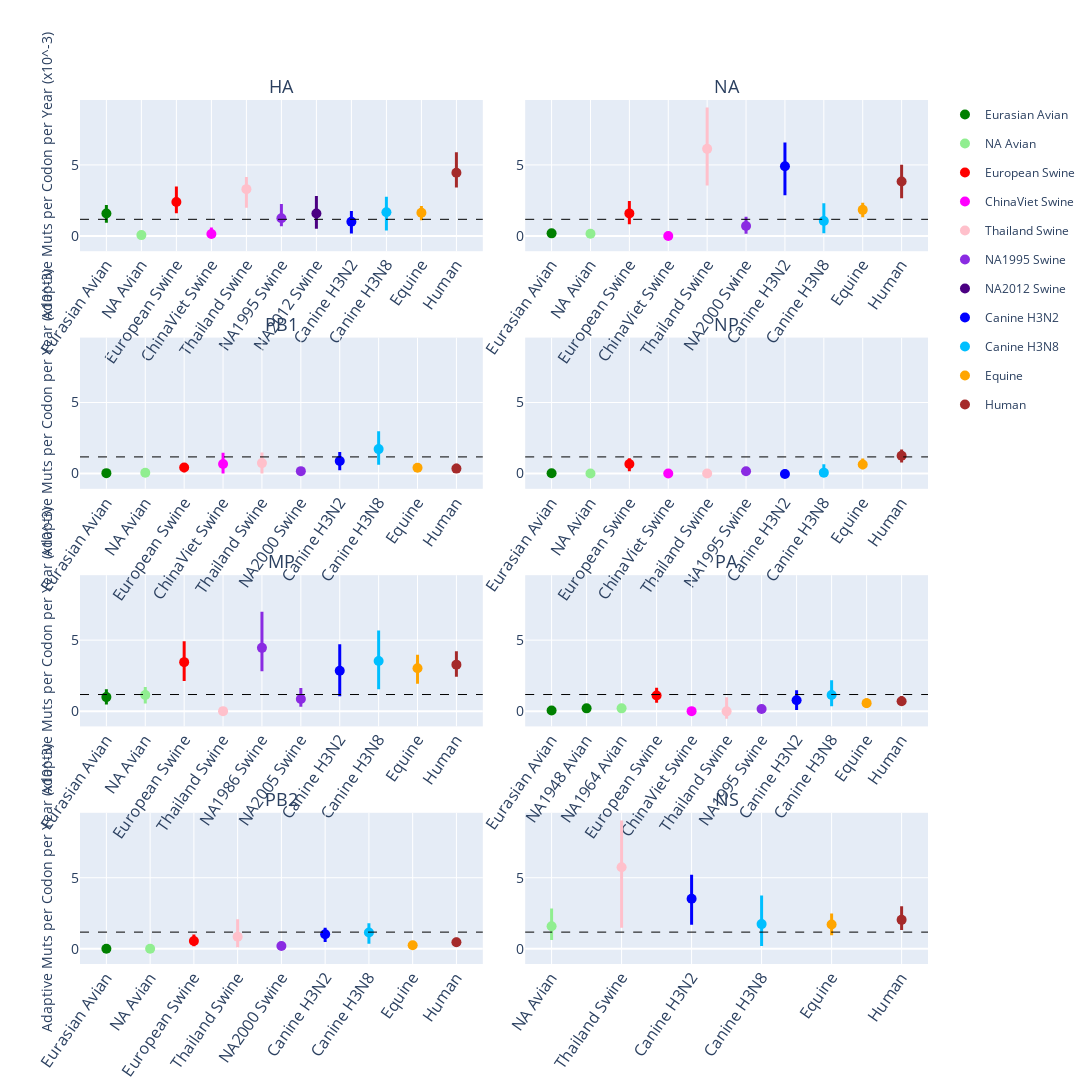

The notebook cell this image was saved under:
### Code cell
gene_order_map = [
    "HA",
    "NA",
    "PB1"
]

color_and_host_order_map = {
    'Eurasian\nAvian': 'green',
    'NA\nAvian': 'lightgreen',
    'NA1948\nAvian': 'green',
    'NA1964\nAvian': 'lightgreen',
    'European\nSwine': 'red',
    'ChinaViet\nSwine': 'magenta',
    'Thailand\nSwine': 'pink',
    'NA1986\nSwine': 'blueviolet',
    'NA1995\nSwine': 'blueviolet',
    'NA2000\nSwine': 'blueviolet',
    'NA2005\nSwine': 'blueviolet',
    'NA2012\nSwine': 'indigo',
    'Canine\nH3N2': 'blue',
    'Canine\nH3N8': 'deepskyblue',
    'Equine': 'orange',
    'Human': 'brown'
}

# Mapping new columns
df_to_use = df_all.copy()
df_to_use['color'] = df_to_use['host'].map(color_and_host_order_map)
df_to_use["host_order"] = df_to_use["host"].map({host:idx for idx,host in enumerate(color_and_host_order_map.keys())}).fillna(float("inf"))
df_to_use["gene_order"] = df_to_use["gene"].map({gene:idx for idx,gene in enumerate(gene_order_map)}).fillna(float("inf"))
df_to_use.sort_values(by=["host_order", "gene_order"], inplace=True)

genes = df_to_use["gene"].unique()
number_of_cols = 2
number_of_plots = df_all['gene'].nunique()
fig = make_subplots(
    subplot_titles=genes,
    rows=number_of_plots//number_of_cols, 
    cols=number_of_cols,
    shared_yaxes='all',
    vertical_spacing=0.1,
    horizontal_spacing = 0.05
)

for idx, gene in enumerate(genes, start=1):
    subset_df = df_to_use[df_to_use["gene"] == gene]
    
    for host in subset_df["host"].unique():
        
        sub_subset_df = subset_df[subset_df["host"] == host]
        
        fig.add_trace(
            go.Scatter(
                x=sub_subset_df["host"], 
                y=sub_subset_df["adaptive_subs_per_codon_per_year"],
                name=host,
                text=gene,
                marker=dict(
                    color=sub_subset_df["color"].values[0],
                    size=10
                ),
                mode = "markers",
                error_y=dict(
                    type = 'data',
                    array = sub_subset_df["upper_95ci"] - sub_subset_df["adaptive_subs_per_codon_per_year"],
                    arrayminus = sub_subset_df["adaptive_subs_per_codon_per_year"] - sub_subset_df["lower_95ci"],
                    visible = True,
                    color = sub_subset_df["color"].values[0],
                    width=0,
                    thickness=3
                ),
                legendgroup=host,
                showlegend= idx == 1
            ),
            #where it adds data
            row = (idx+1) // number_of_cols, 
            col = (idx-1) % number_of_cols + 1
        )
        
    #this makes the tick labels show for all plots
    getattr(fig.layout, 'yaxis' if idx - 1 == 0 else f'yaxis{idx}').showticklabels = True    


    #this makes the title appear next to each row
    if (idx-1) % number_of_cols + 1 == 1:
        getattr(fig.layout, 'yaxis' if idx - 1 == 0 else f'yaxis{idx}').title = r'Adaptive Muts per Codon per Year (x10^-3)'
        
fig.update_annotations(font_size=18)
            
fig.update_layout(
    width=1150,
    height=2000
)
fig.update_xaxes(tickangle=-55, tickfont_size=16)
fig.update_yaxes(tickfont_size=14)
fig.add_hline(y=1.17, line_width=1, line_dash="dash", line_color="black")
    
fig.show()

### Figure 1 — Plotly figure (JSON) as saved in the notebook; plotly's stock layout.template omitted (floating-point values rounded to 4 significant figures)
{"data": [{"error_y": {"array": [0.5911], "arrayminus": [0.651], "color": "green", "thickness": 3, "type": "data", "visible": true, "width": 0}, "legendgroup": "Eurasian\nAvian", "marker": {"color": "green", "size": 10}, "mode": "markers", "name": "Eurasian\nAvian", "showlegend": true, "text": "HA", "type": "scatter", "x": ["Eurasian\nAvian"], "xaxis": "x", "y": [1.585], "yaxis": "y"}, {"error_y": {"array": [0.107], "arrayminus": [0.05909], "color": "lightgreen", "thickness": 3, "type": "data", "visible": true, "width": 0}, "legendgroup": "NA\nAvian", "marker": {"color": "lightgreen", "size": 10}, "mode": "markers", "name": "NA\nAvian", "showlegend": true, "text": "HA", "type": "scatter", "x": ["NA\nAvian"], "xaxis": "x", "y": [0.05909], "yaxis": "y"}, {"error_y": {"array": [1.095], "arrayminus": [0.7975], "color": "red", "thickness": 3, "type": "data", "visible": true, "width": 0}, "legendgroup": "European\nSwine", "marker": {"color": "red", "size": 10}, "mode": "markers", "name": "European\nSwine", "showlegend": true, "text": "HA", "type": "scatter", "x": ["European\nSwine"], "xaxis": "x", "y": [2.391], "yaxis": "y"}, {"error_y": {"array": [0.4486], "arrayminus": [0.1373], "color": "magenta", "thickness": 3, "type": "data", "visible": true, "width": 0}, "legendgroup": "ChinaViet\nSwine", "marker": {"color": "magenta", "size": 10}, "mode": "markers", "name": "ChinaViet\nSwine", "showlegend": true, "text": "HA", "type": "scatter", "x": ["ChinaViet\nSwine"], "xaxis": "x", "y": [0.1373], "yaxis": "y"}, {"error_y": {"array": [0.8489], "arrayminus": [1.3], "color": "pink", "thickness": 3, "type": "data", "visible": true, "width": 0}, "legendgroup": "Thailand\nSwine", "marker": {"color": "pink", "size": 10}, "mode": "markers", "name": "Thailand\nSwine", "showlegend": true, "text": "HA", "type": "scatter", "x": ["Thailand\nSwine"], "xaxis": "x", "y": [3.294], "yaxis": "y"}, {"error_y": {"array": [1.014], "arrayminus": [0.5504], "color": "blueviolet", "thickness": 3, "type": "data", "visible": true, "width": 0}, "legendgroup": "NA1995\nSwine", "marker": {"color": "blueviolet", "size": 10}, "mode": "markers", "name": "NA1995\nSwine", "showlegend": true, "text": "HA", "type": "scatter", "x": ["NA1995\nSwine"], "xaxis": "x", "y": [1.24], "yaxis": "y"}, {"error_y": {"array": [1.236], "arrayminus": [1.079], "color": "indigo", "thickness": 3, "type": "data", "visible": true, "width": 0}, "legendgroup": "NA2012\nSwine", "marker": {"color": "indigo", "size": 10}, "mode": "markers", "name": "NA2012\nSwine", "showlegend": true, "text": "HA", "type": "scatter", "x": ["NA2012\nSwine"], "xaxis": "x", "y": [1.578], "yaxis": "y"}, {"error_y": {"array": [0.7631], "arrayminus": [0.8174], "color": "blue", "thickness": 3, "type": "data", "visible": true, "width": 0}, "legendgroup": "Canine\nH3N2", "marker": {"color": "blue", "size": 10}, "mode": "markers", "name": "Canine\nH3N2", "showlegend": true, "text": "HA", "type": "scatter", "x": ["Canine\nH3N2"], "xaxis": "x", "y": [0.9956], "yaxis": "y"}, {"error_y": {"array": [1.098], "arrayminus": [1.286], "color": "deepskyblue", "thickness": 3, "type": "data", "visible": true, "width": 0}, "legendgroup": "Canine\nH3N8", "marker": {"color": "deepskyblue", "size": 10}, "mode": "markers", "name": "Canine\nH3N8", "showlegend": true, "text": "HA", "type": "scatter", "x": ["Canine\nH3N8"], "xaxis": "x", "y": [1.665], "yaxis": "y"}, {"error_y": {"array": [0.4828], "arrayminus": [0.5367], "color": "orange", "thickness": 3, "type": "data", "visible": true, "width": 0}, "legendgroup": "Equine", "marker": {"color": "orange", "size": 10}, "mode": "markers", "name": "Equine", "showlegend": true, "text": "HA", "type": "scatter", "x": ["Equine"], "xaxis": "x", "y": [1.633], "yaxis": "y"}, {"error_y": {"array": [1.433], "arrayminus": [1.049], "color": "brown", "thickness": 3, "type": "data", "visible": true, "width": 0}, "legendgroup": "Human", "marker": {"color": "brown", "size": 10}, "mode": "markers", "name": "Human", "showlegend": true, "text": "HA", "type": "scatter", "x": ["Human"], "xaxis": "x", "y": [4.453], "yaxis": "y"}, {"error_y": {"array": [0.1792], "arrayminus": [0.1584], "color": "green", "thickness": 3, "type": "data", "visible": true, "width": 0}, "legendgroup": "Eurasian\nAvian", "marker": {"color": "green", "size": 10}, "mode": "markers", "name": "Eurasian\nAvian", "showlegend": false, "text": "NA", "type": "scatter", "x": ["Eurasian\nAvian"], "xaxis": "x2", "y": [0.1827], "yaxis": "y2"}, {"error_y": {"array": [0.2118], "arrayminus": [0.1504], "color": "lightgreen", "thickness": 3, "type": "data", "visible": true, "width": 0}, "legendgroup": "NA\nAvian", "marker": {"color": "lightgreen", "size": 10}, "mode": "markers", "name": "NA\nAvian", "showlegend": false, "text": "NA", "type": "scatter", "x": ["NA\nAvian"], "xaxis": "x2", "y": [0.1544], "yaxis": "y2"}, {"error_y": {"array": [0.877], "arrayminus": [0.7594], "color": "red", "thickness": 3, "type": "data", "visible": true, "width": 0}, "legendgroup": "European\nSwine", "marker": {"color": "red", "size": 10}, "mode": "markers", "name": "European\nSwine", "showlegend": false, "text": "NA", "type": "scatter", "x": ["European\nSwine"], "xaxis": "x2", "y": [1.587], "yaxis": "y2"}, {"error_y": {"array": [0], "arrayminus": [0], "color": "magenta", "thickness": 3, "type": "data", "visible": true, "width": 0}, "legendgroup": "ChinaViet\nSwine", "marker": {"color": "magenta", "size": 10}, "mode": "markers", "name": "ChinaViet\nSwine", "showlegend": false, "text": "NA", "type": "scatter", "x": ["ChinaViet\nSwine"], "xaxis": "x2", "y": [0], "yaxis": "y2"}, {"error_y": {"array": [2.908], "arrayminus": [2.589], "color": "pink", "thickness": 3, "type": "data", "visible": true, "width": 0}, "legendgroup": "Thailand\nSwine", "marker": {"color": "pink", "size": 10}, "mode": "markers", "name": "Thailand\nSwine", "showlegend": false, "text": "NA", "type": "scatter", "x": ["Thailand\nSwine"], "xaxis": "x2", "y": [6.132], "yaxis": "y2"}, {"error_y": {"array": [0.6598], "arrayminus": [0.547], "color": "blueviolet", "thickness": 3, "type": "data", "visible": true, "width": 0}, "legendgroup": "NA2000\nSwine", "marker": {"color": "blueviolet", "size": 10}, "mode": "markers", "name": "NA2000\nSwine", "showlegend": false, "text": "NA", "type": "scatter", "x": ["NA2000\nSwine"], "xaxis": "x2", "y": [0.6938], "yaxis": "y2"}, {"error_y": {"array": [1.683], "arrayminus": [2.041], "color": "blue", "thickness": 3, "type": "data", "visible": true, "width": 0}, "legendgroup": "Canine\nH3N2", "marker": {"color": "blue", "size": 10}, "mode": "markers", "name": "Canine\nH3N2", "showlegend": false, "text": "NA", "type": "scatter", "x": ["Canine\nH3N2"], "xaxis": "x2", "y": [4.902], "yaxis": "y2"}, {"error_y": {"array": [1.255], "arrayminus": [0.866], "color": "deepskyblue", "thickness": 3, "type": "data", "visible": true, "width": 0}, "legendgroup": "Canine\nH3N8", "marker": {"color": "deepskyblue", "size": 10}, "mode": "markers", "name": "Canine\nH3N8", "showlegend": false, "text": "NA", "type": "scatter", "x": ["Canine\nH3N8"], "xaxis": "x2", "y": [1.05], "yaxis": "y2"}, {"error_y": {"array": [0.5014], "arrayminus": [0.5123], "color": "orange", "thickness": 3, "type": "data", "visible": true, "width": 0}, "legendgroup": "Equine", "marker": {"color": "orange", "size": 10}, "mode": "markers", "name": "Equine", "showlegend": false, "text": "NA", "type": "scatter", "x": ["Equine"], "xaxis": "x2", "y": [1.836], "yaxis": "y2"}, {"error_y": {"array": [1.177], "arrayminus": [1.187], "color": "brown", "thickness": 3, "type": "data", "visible": true, "width": 0}, "legendgroup": "Human", "marker": {"color": "brown", "size": 10}, "mode": "markers", "name": "Human", "showlegend": false, "text": "NA", "type": "scatter", "x": ["Human"], "xaxis": "x2", "y": [3.839], "yaxis": "y2"}, {"error_y": {"array": [0.06405], "arrayminus": [0.02729], "color": "green", "thickness": 3, "type": "data", "visible": true, "width": 0}, "legendgroup": "Eurasian\nAvian", "marker": {"color": "green", "size": 10}, "mode": "markers", "name": "Eurasian\nAvian", "showlegend": false, "text": "PB1", "type": "scatter", "x": ["Eurasian\nAvian"], "xaxis": "x3", "y": [0.02729], "yaxis": "y3"}, {"error_y": {"array": [0.05755], "arrayminus": [0.05675], "color": "lightgreen", "thickness": 3, "type": "data", "visible": true, "width": 0}, "legendgroup": "NA\nAvian", "marker": {"color": "lightgreen", "size": 10}, "mode": "markers", "name": "NA\nAvian", "showlegend": false, "text": "PB1", "type": "scatter", "x": ["NA\nAvian"], "xaxis": "x3", "y": [0.05665], "yaxis": "y3"}, {"error_y": {"array": [0.2935], "arrayminus": [0.3374], "color": "red", "thickness": 3, "type": "data", "visible": true, "width": 0}, "legendgroup": "European\nSwine", "marker": {"color": "red", "size": 10}, "mode": "markers", "name": "European\nSwine", "showlegend": false, "text": "PB1", "type": "scatter", "x": ["European\nSwine"], "xaxis": "x3", "y": [0.4302], "yaxis": "y3"}, {"error_y": {"array": [0.7979], "arrayminus": [0.6697], "color": "magenta", "thickness": 3, "type": "data", "visible": true, "width": 0}, "legendgroup": "ChinaViet\nSwine", "marker": {"color": "magenta", "size": 10}, "mode": "markers", "name": "ChinaViet\nSwine", "showlegend": false, "text": "PB1", "type": "scatter", "x": ["ChinaViet\nSwine"], "xaxis": "x3", "y": [0.6697], "yaxis": "y3"}, {"error_y": {"array": [0.7457], "arrayminus": [0.7342], "color": "pink", "thickness": 3, "type": "data", "visible": true, "width": 0}, "legendgroup": "Thailand\nSwine", "marker": {"color": "pink", "size": 10}, "mode": "markers", "name": "Thailand\nSwine", "showlegend": false, "text": "PB1", "type": "scatter", "x": ["Thailand\nSwine"], "xaxis": "x3", "y": [0.7342], "yaxis": "y3"}, {"error_y": {"array": [0.2734], "arrayminus": [0.1681], "color": "blueviolet", "thickness": 3, "type": "data", "visible": true, "width": 0}, "legendgroup": "NA2000\nSwine", "marker": {"color": "blueviolet", "size": 10}, "mode": "markers", "name": "NA2000\nSwine", "showlegend": false, "text": "PB1", "type": "scatter", "x": ["NA2000\nSwine"], "xaxis": "x3", "y": [0.1681], "yaxis": "y3"}, {"error_y": {"array": [0.6371], "arrayminus": [0.6606], "color": "blue", "thickness": 3, "type": "data", "visible": true, "width": 0}, "legendgroup": "Canine\nH3N2", "marker": {"color": "blue", "size": 10}, "mode": "markers", "name": "Canine\nH3N2", "showlegend": false, "text": "PB1", "type": "scatter", "x": ["Canine\nH3N2"], "xaxis": "x3", "y": [0.8878], "yaxis": "y3"}, {"error_y": {"array": [1.252], "arrayminus": [1.098], "color": "deepskyblue", "thickness": 3, "type": "data", "visible": true, "width": 0}, "legendgroup": "Canine\nH3N8", "marker": {"color": "deepskyblue", "size": 10}, "mode": "markers", "name": "Canine\nH3N8", "showlegend": false, "text": "PB1", "type": "scatter", "x": ["Canine\nH3N8"], "xaxis": "x3", "y": [1.721], "yaxis": "y3"}, {"error_y": {"array": [0.3085], "arrayminus": [0.2098], "color": "orange", "thickness": 3, "type": "data", "visible": true, "width": 0}, "legendgroup": "Equine", "marker": {"color": "orange", "size": 10}, "mode": "markers", "name": "Equine", "showlegend": false, "text": "PB1", "type": "scatter", "x": ["Equine"], "xaxis": "x3", "y": [0.4024], "yaxis": "y3"}, {"error_y": {"array": [0.3488], "arrayminus": [0.3042], "color": "brown", "thickness": 3, "type": "data", "visible": true, "width": 0}, "legendgroup": "Human", "marker": {"color": "brown", "size": 10}, "mode": "markers", "name": "Human", "showlegend": false, "text": "PB1", "type": "scatter", "x": ["Human"], "xaxis": "x3", "y": [0.3475], "yaxis": "y3"}, {"error_y": {"array": [0.04462], "arrayminus": [0.01737], "color": "green", "thickness": 3, "type": "data", "visible": true, "width": 0}, "legendgroup": "Eurasian\nAvian", "marker": {"color": "green", "size": 10}, "mode": "markers", "name": "Eurasian\nAvian", "showlegend": false, "text": "NP", "type": "scatter", "x": ["Eurasian\nAvian"], "xaxis": "x4", "y": [0.01737], "yaxis": "y4"}, {"error_y": {"array": [0.0007205], "arrayminus": [0.001533], "color": "lightgreen", "thickness": 3, "type": "data", "visible": true, "width": 0}, "legendgroup": "NA\nAvian", "marker": {"color": "lightgreen", "size": 10}, "mode": "markers", "name": "NA\nAvian", "showlegend": false, "text": "NP", "type": "scatter", "x": ["NA\nAvian"], "xaxis": "x4", "y": [-0.0007205], "yaxis": "y4"}, {"error_y": {"array": [0.3916], "arrayminus": [0.508], "color": "red", "thickness": 3, "type": "data", "visible": true, "width": 0}, "legendgroup": "European\nSwine", "marker": {"color": "red", "size": 10}, "mode": "markers", "name": "European\nSwine", "showlegend": false, "text": "NP", "type": "scatter", "x": ["European\nSwine"], "xaxis": "x4", "y": [0.6772], "yaxis": "y4"}, {"error_y": {"array": [0], "arrayminus": [0], "color": "magenta", "thickness": 3, "type": "data", "visible": true, "width": 0}, "legendgroup": "ChinaViet\nSwine", "marker": {"color": "magenta", "size": 10}, "mode": "markers", "name": "ChinaViet\nSwine", "showlegend": false, "text": "NP", "type": "scatter", "x": ["ChinaViet\nSwine"], "xaxis": "x4", "y": [0], "yaxis": "y4"}, {"error_y": {"array": [0], "arrayminus": [0], "color": "pink", "thickness": 3, "type": "data", "visible": true, "width": 0}, "legendgroup": "Thailand\nSwine", "marker": {"color": "pink", "size": 10}, "mode": "markers", "name": "Thailand\nSwine", "showlegend": false, "text": "NP", "type": "scatter", "x": ["Thailand\nSwine"], "xaxis": "x4", "y": [0], "yaxis": "y4"}, {"error_y": {"array": [0.2411], "arrayminus": [0.1556], "color": "blueviolet", "thickness": 3, "type": "data", "visible": true, "width": 0}, "legendgroup": "NA1995\nSwine", "marker": {"color": "blueviolet", "size": 10}, "mode": "markers", "name": "NA1995\nSwine", "showlegend": false, "text": "NP", "type": "scatter", "x": ["NA1995\nSwine"], "xaxis": "x4", "y": [0.1556], "yaxis": "y4"}, {"error_y": {"array": [0.3019], "arrayminus": [0.174], "color": "blue", "thickness": 3, "type": "data", "visible": true, "width": 0}, "legendgroup": "Canine\nH3N2", "marker": {"color": "blue", "size": 10}, "mode": "markers", "name": "Canine\nH3N2", "showlegend": false, "text": "NP", "type": "scatter", "x": ["Canine\nH3N2"], "xaxis": "x4", "y": [-0.03264], "yaxis": "y4"}, {"error_y": {"array": [0.5869], "arrayminus": [0.06352], "color": "deepskyblue", "thickness": 3, "type": "data", "visible": true, "width": 0}, "legendgroup": "Canine\nH3N8", "marker": {"color": "deepskyblue", "size": 10}, "mode": "markers", "name": "Canine\nH3N8", "showlegend": false, "text": "NP", "type": "scatter", "x": ["Canine\nH3N8"], "xaxis": "x4", "y": [0.06352], "yaxis": "y4"}, {"error_y": {"array": [0.4286], "arrayminus": [0.3343], "color": "orange", "thickness": 3, "type": "data", "visible": true, "width": 0}, "legendgroup": "Equine", "marker": {"color": "orange", "size": 10}, "mode": "markers", "name": "Equine", "showlegend": false, "text": "NP", "type": "scatter", "x": ["Equine"], "xaxis": "x4", "y": [0.633], "yaxis": "y4"}, {"error_y": {"array": [0.4429], "arrayminus": [0.4712], "color": "brown", "thickness": 3, "type": "data", "visible": true, "width": 0}, "legendgroup": "Human", "marker": {"color": "brown", "size": 10}, "mode": "markers", "name": "Human", "showlegend": false, "text": "NP", "type": "scatter", "x": ["Human"], "xaxis": "x4", "y": [1.248], "yaxis": "y4"}, {"error_y": {"array": [0.558], "arrayminus": [0.5272], "color": "green", "thickness": 3, "type": "data", "visible": true, "width": 0}, "legendgroup": "Eurasian\nAvian", "marker": {"color": "green", "size": 10}, "mode": "markers", "name": "Eurasian\nAvian", "showlegend": false, "text": "MP", "type": "scatter", "x": ["Eurasian\nAvian"], "xaxis": "x5", "y": [0.9867], "yaxis": "y5"}, {"error_y": {"array": [0.5689], "arrayminus": [0.5957], "color": "lightgreen", "thickness": 3, "type": "data", "visible": true, "width": 0}, "legendgroup": "NA\nAvian", "marker": {"color": "lightgreen", "size": 10}, "mode": "markers", "name": "NA\nAvian", "showlegend": false, "text": "MP", "type": "scatter", "x": ["NA\nAvian"], "xaxis": "x5", "y": [1.135], "yaxis": "y5"}, {"error_y": {"array": [1.472], "arrayminus": [1.324], "color": "red", "thickness": 3, "type": "data", "visible": true, "width": 0}, "legendgroup": "European\nSwine", "marker": {"color": "red", "size": 10}, "mode": "markers", "name": "European\nSwine", "showlegend": false, "text": "MP", "type": "scatter", "x": ["European\nSwine"], "xaxis": "x5", "y": [3.45], "yaxis": "y5"}, {"error_y": {"array": [8.674e-17], "arrayminus": [8.674e-17], "color": "pink", "thickness": 3, "type": "data", "visible": true, "width": 0}, "legendgroup": "Thailand\nSwine", "marker": {"color": "pink", "size": 10}, "mode": "markers", "name": "Thailand\nSwine", "showlegend": false, "text": "MP", "type": "scatter", "x": ["Thailand\nSwine"], "xaxis": "x5", "y": [0], "yaxis": "y5"}, {"error_y": {"array": [2.547], "arrayminus": [1.652], "color": "blueviolet", "thickness": 3, "type": "data", "visible": true, "width": 0}, "legendgroup": "NA1986\nSwine", "marker": {"color": "blueviolet", "size": 10}, "mode": "markers", "name": "NA1986\nSwine", "showlegend": false, "text": "MP", "type": "scatter", "x": ["NA1986\nSwine"], "xaxis": "x5", "y": [4.456], "yaxis": "y5"}, {"error_y": {"array": [0.7796], "arrayminus": [0.5566], "color": "blueviolet", "thickness": 3, "type": "data", "visible": true, "width": 0}, "legendgroup": "NA2005\nSwine", "marker": {"color": "blueviolet", "size": 10}, "mode": "markers", "name": "NA2005\nSwine", "showlegend": false, "text": "MP", "type": "scatter", "x": ["NA2005\nSwine"], "xaxis": "x5", "y": [0.8581], "yaxis": "y5"}, {"error_y": {"array": [1.871], "arrayminus": [1.798], "color": "blue", "thickness": 3, "type": "data", "visible": true, "width": 0}, "legendgroup": "Canine\nH3N2", "marker": {"color": "blue", "size": 10}, "mode": "markers", "name": "Canine\nH3N2", "showlegend": false, "text": "MP", "type": "scatter", "x": ["Canine\nH3N2"], "xaxis": "x5", "y": [2.841], "yaxis": "y5"}, {"error_y": {"array": [2.142], "arrayminus": [1.992], "color": "deepskyblue", "thickness": 3, "type": "data", "visible": true, "width": 0}, "legendgroup": "Canine\nH3N8", "marker": {"color": "deepskyblue", "size": 10}, "mode": "markers", "name": "Canine\nH3N8", "showlegend": false, "text": "MP", "type": "scatter", "x": ["Canine\nH3N8"], "xaxis": "x5", "y": [3.534], "yaxis": "y5"}, {"error_y": {"array": [0.9599], "arrayminus": [1.086], "color": "orange", "thickness": 3, "type": "data", "visible": true, "width": 0}, "legendgroup": "Equine", "marker": {"color": "orange", "size": 10}, "mode": "markers", "name": "Equine", "showlegend": false, "text": "MP", "type": "scatter", "x": ["Equine"], "xaxis": "x5", "y": [3.015], "yaxis": "y5"}, {"error_y": {"array": [0.9403], "arrayminus": [0.8453], "color": "brown", "thickness": 3, "type": "data", "visible": true, "width": 0}, "legendgroup": "Human", "marker": {"color": "brown", "size": 10}, "mode": "markers", "name": "Human", "showlegend": false, "text": "MP", "type": "scatter", "x": ["Human"], "xaxis": "x5", "y": [3.275], "yaxis": "y5"}, {"error_y": {"array": [0.08441], "arrayminus": [0.03896], "color": "green", "thickness": 3, "type": "data", "visible": true, "width": 0}, "legendgroup": "Eurasian\nAvian", "marker": {"color": "green", "size": 10}, "mode": "markers", "name": "Eurasian\nAvian", "showlegend": false, "text": "PA", "type": "scatter", "x": ["Eurasian\nAvian"], "xaxis": "x6", "y": [0.03856], "yaxis": "y6"}, {"error_y": {"array": [0.1784], "arrayminus": [0.1685], "color": "green", "thickness": 3, "type": "data", "visible": true, "width": 0}, "legendgroup": "NA1948\nAvian", "marker": {"color": "green", "size": 10}, "mode": "markers", "name": "NA1948\nAvian", "showlegend": false, "text": "PA", "type": "scatter", "x": ["NA1948\nAvian"], "xaxis": "x6", "y": [0.1965], "yaxis": "y6"}, {"error_y": {"array": [0.1679], "arrayminus": [0.16], "color": "lightgreen", "thickness": 3, "type": "data", "visible": true, "width": 0}, "legendgroup": "NA1964\nAvian", "marker": {"color": "lightgreen", "size": 10}, "mode": "markers", "name": "NA1964\nAvian", "showlegend": false, "text": "PA", "type": "scatter", "x": ["NA1964\nAvian"], "xaxis": "x6", "y": [0.196], "yaxis": "y6"}, {"error_y": {"array": [0.5424], "arrayminus": [0.5083], "color": "red", "thickness": 3, "type": "data", "visible": true, "width": 0}, "legendgroup": "European\nSwine", "marker": {"color": "red", "size": 10}, "mode": "markers", "name": "European\nSwine", "showlegend": false, "text": "PA", "type": "scatter", "x": ["European\nSwine"], "xaxis": "x6", "y": [1.1], "yaxis": "y6"}, {"error_y": {"array": [0], "arrayminus": [0], "color": "magenta", "thickness": 3, "type": "data", "visible": true, "width": 0}, "legendgroup": "ChinaViet\nSwine", "marker": {"color": "magenta", "size": 10}, "mode": "markers", "name": "ChinaViet\nSwine", "showlegend": false, "text": "PA", "type": "scatter", "x": ["ChinaViet\nSwine"], "xaxis": "x6", "y": [0], "yaxis": "y6"}, {"error_y": {"array": [0.9861], "arrayminus": [0.528], "color": "pink", "thickness": 3, "type": "data", "visible": true, "width": 0}, "legendgroup": "Thailand\nSwine", "marker": {"color": "pink", "size": 10}, "mode": "markers", "name": "Thailand\nSwine", "showlegend": false, "text": "PA", "type": "scatter", "x": ["Thailand\nSwine"], "xaxis": "x6", "y": [-0.01489], "yaxis": "y6"}, {"error_y": {"array": [0.2646], "arrayminus": [0.1464], "color": "blueviolet", "thickness": 3, "type": "data", "visible": true, "width": 0}, "legendgroup": "NA1995\nSwine", "marker": {"color": "blueviolet", "size": 10}, "mode": "markers", "name": "NA1995\nSwine", "showlegend": false, "text": "PA", "type": "scatter", "x": ["NA1995\nSwine"], "xaxis": "x6", "y": [0.1464], "yaxis": "y6"}, {"error_y": {"array": [0.704], "arrayminus": [0.6834], "color": "blue", "thickness": 3, "type": "data", "visible": true, "width": 0}, "legendgroup": "Canine\nH3N2", "marker": {"color": "blue", "size": 10}, "mode": "markers", "name": "Canine\nH3N2", "showlegend": false, "text": "PA", "type": "scatter", "x": ["Canine\nH3N2"], "xaxis": "x6", "y": [0.7717], "yaxis": "y6"}, {"error_y": {"array": [1.041], "arrayminus": [0.7919], "color": "deepskyblue", "thickness": 3, "type": "data", "visible": true, "width": 0}, "legendgroup": "Canine\nH3N8", "marker": {"color": "deepskyblue", "size": 10}, "mode": "markers", "name": "Canine\nH3N8", "showlegend": false, "text": "PA", "type": "scatter", "x": ["Canine\nH3N8"], "xaxis": "x6", "y": [1.141], "yaxis": "y6"}, {"error_y": {"array": [0.3436], "arrayminus": [0.2964], "color": "orange", "thickness": 3, "type": "data", "visible": true, "width": 0}, "legendgroup": "Equine", "marker": {"color": "orange", "size": 10}, "mode": "markers", "name": "Equine", "showlegend": false, "text": "PA", "type": "scatter", "x": ["Equine"], "xaxis": "x6", "y": [0.5635], "yaxis": "y6"}, {"error_y": {"array": [0.3677], "arrayminus": [0.2525], "color": "brown", "thickness": 3, "type": "data", "visible": true, "width": 0}, "legendgroup": "Human", "marker": {"color": "brown", "size": 10}, "mode": "markers", "name": "Human", "showlegend": false, "text": "PA", "type": "scatter", "x": ["Human"], "xaxis": "x6", "y": [0.6904], "yaxis": "y6"}, {"error_y": {"array": [0], "arrayminus": [0], "color": "green", "thickness": 3, "type": "data", "visible": true, "width": 0}, "legendgroup": "Eurasian\nAvian", "marker": {"color": "green", "size": 10}, "mode": "markers", "name": "Eurasian\nAvian", "showlegend": false, "text": "PB2", "type": "scatter", "x": ["Eurasian\nAvian"], "xaxis": "x7", "y": [0], "yaxis": "y7"}, {"error_y": {"array": [0.001314], "arrayminus": [0.0004989], "color": "lightgreen", "thickness": 3, "type": "data", "visible": true, "width": 0}, "legendgroup": "NA\nAvian", "marker": {"color": "lightgreen", "size": 10}, "mode": "markers", "name": "NA\nAvian", "showlegend": false, "text": "PB2", "type": "scatter", "x": ["NA\nAvian"], "xaxis": "x7", "y": [0.0004989], "yaxis": "y7"}, {"error_y": {"array": [0.4585], "arrayminus": [0.3635], "color": "red", "thickness": 3, "type": "data", "visible": true, "width": 0}, "legendgroup": "European\nSwine", "marker": {"color": "red", "size": 10}, "mode": "markers", "name": "European\nSwine", "showlegend": false, "text": "PB2", "type": "scatter", "x": ["European\nSwine"], "xaxis": "x7", "y": [0.5446], "yaxis": "y7"}, {"error_y": {"array": [1.222], "arrayminus": [0.7399], "color": "pink", "thickness": 3, "type": "data", "visible": true, "width": 0}, "legendgroup": "Thailand\nSwine", "marker": {"color": "pink", "size": 10}, "mode": "markers", "name": "Thailand\nSwine", "showlegend": false, "text": "PB2", "type": "scatter", "x": ["Thailand\nSwine"], "xaxis": "x7", "y": [0.8493], "yaxis": "y7"}, {"error_y": {"array": [0.2557], "arrayminus": [0.1305], "color": "blueviolet", "thickness": 3, "type": "data", "visible": true, "width": 0}, "legendgroup": "NA2000\nSwine", "marker": {"color": "blueviolet", "size": 10}, "mode": "markers", "name": "NA2000\nSwine", "showlegend": false, "text": "PB2", "type": "scatter", "x": ["NA2000\nSwine"], "xaxis": "x7", "y": [0.1871], "yaxis": "y7"}, {"error_y": {"array": [0.4657], "arrayminus": [0.5487], "color": "blue", "thickness": 3, "type": "data", "visible": true, "width": 0}, "legendgroup": "Canine\nH3N2", "marker": {"color": "blue", "size": 10}, "mode": "markers", "name": "Canine\nH3N2", "showlegend": false, "text": "PB2", "type": "scatter", "x": ["Canine\nH3N2"], "xaxis": "x7", "y": [1.015], "yaxis": "y7"}, {"error_y": {"array": [0.6499], "arrayminus": [0.788], "color": "deepskyblue", "thickness": 3, "type": "data", "visible": true, "width": 0}, "legendgroup": "Canine\nH3N8", "marker": {"color": "deepskyblue", "size": 10}, "mode": "markers", "name": "Canine\nH3N8", "showlegend": false, "text": "PB2", "type": "scatter", "x": ["Canine\nH3N8"], "xaxis": "x7", "y": [1.141], "yaxis": "y7"}, {"error_y": {"array": [0.2067], "arrayminus": [0.1428], "color": "orange", "thickness": 3, "type": "data", "visible": true, "width": 0}, "legendgroup": "Equine", "marker": {"color": "orange", "size": 10}, "mode": "markers", "name": "Equine", "showlegend": false, "text": "PB2", "type": "scatter", "x": ["Equine"], "xaxis": "x7", "y": [0.2475], "yaxis": "y7"}, {"error_y": {"array": [0.3259], "arrayminus": [0.3027], "color": "brown", "thickness": 3, "type": "data", "visible": true, "width": 0}, "legendgroup": "Human", "marker": {"color": "brown", "size": 10}, "mode": "markers", "name": "Human", "showlegend": false, "text": "PB2", "type": "scatter", "x": ["Human"], "xaxis": "x7", "y": [0.4524], "yaxis": "y7"}, {"error_y": {"array": [1.237], "arrayminus": [0.973], "color": "lightgreen", "thickness": 3, "type": "data", "visible": true, "width": 0}, "legendgroup": "NA\nAvian", "marker": {"color": "lightgreen", "size": 10}, "mode": "markers", "name": "NA\nAvian", "showlegend": false, "text": "NS", "type": "scatter", "x": ["NA\nAvian"], "xaxis": "x8", "y": [1.589], "yaxis": "y8"}, {"error_y": {"array": [3.286], "arrayminus": [4.258], "color": "pink", "thickness": 3, "type": "data", "visible": true, "width": 0}, "legendgroup": "Thailand\nSwine", "marker": {"color": "pink", "size": 10}, "mode": "markers", "name": "Thailand\nSwine", "showlegend": false, "text": "NS", "type": "scatter", "x": ["Thailand\nSwine"], "xaxis": "x8", "y": [5.741], "yaxis": "y8"}, {"error_y": {"array": [1.689], "arrayminus": [1.834], "color": "blue", "thickness": 3, "type": "data", "visible": true, "width": 0}, "legendgroup": "Canine\nH3N2", "marker": {"color": "blue", "size": 10}, "mode": "markers", "name": "Canine\nH3N2", "showlegend": false, "text": "NS", "type": "scatter", "x": ["Canine\nH3N2"], "xaxis": "x8", "y": [3.523], "yaxis": "y8"}, {"error_y": {"array": [2.013], "arrayminus": [1.541], "color": "deepskyblue", "thickness": 3, "type": "data", "visible": true, "width": 0}, "legendgroup": "Canine\nH3N8", "marker": {"color": "deepskyblue", "size": 10}, "mode": "markers", "name": "Canine\nH3N8", "showlegend": false, "text": "NS", "type": "scatter", "x": ["Canine\nH3N8"], "xaxis": "x8", "y": [1.733], "yaxis": "y8"}, {"error_y": {"array": [0.7827], "arrayminus": [0.7636], "color": "orange", "thickness": 3, "type": "data", "visible": true, "width": 0}, "legendgroup": "Equine", "marker": {"color": "orange", "size": 10}, "mode": "markers", "name": "Equine", "showlegend": false, "text": "NS", "type": "scatter", "x": ["Equine"], "xaxis": "x8", "y": [1.706], "yaxis": "y8"}, {"error_y": {"array": [0.9649], "arrayminus": [0.7219], "color": "brown", "thickness": 3, "type": "data", "visible": true, "width": 0}, "legendgroup": "Human", "marker": {"color": "brown", "size": 10}, "mode": "markers", "name": "Human", "showlegend": false, "text": "NS", "type": "scatter", "x": ["Human"], "xaxis": "x8", "y": [2.032], "yaxis": "y8"}], "layout": {"annotations": [{"font": {"size": 18}, "showarrow": false, "text": "HA", "x": 0.2375, "xanchor": "center", "xref": "paper", "y": 1, "yanchor": "bottom", "yref": "paper"}, {"font": {"size": 18}, "showarrow": false, "text": "NA", "x": 0.7625, "xanchor": "center", "xref": "paper", "y": 1, "yanchor": "bottom", "yref": "paper"}, {"font": {"size": 18}, "showarrow": false, "text": "PB1", "x": 0.2375, "xanchor": "center", "xref": "paper", "y": 0.725, "yanchor": "bottom", "yref": "paper"}, {"font": {"size": 18}, "showarrow": false, "text": "NP", "x": 0.7625, "xanchor": "center", "xref": "paper", "y": 0.725, "yanchor": "bottom", "yref": "paper"}, {"font": {"size": 18}, "showarrow": false, "text": "MP", "x": 0.2375, "xanchor": "center", "xref": "paper", "y": 0.45, "yanchor": "bottom", "yref": "paper"}, {"font": {"size": 18}, "showarrow": false, "text": "PA", "x": 0.7625, "xanchor": "center", "xref": "paper", "y": 0.45, "yanchor": "bottom", "yref": "paper"}, {"font": {"size": 18}, "showarrow": false, "text": "PB2", "x": 0.2375, "xanchor": "center", "xref": "paper", "y": 0.175, "yanchor": "bottom", "yref": "paper"}, {"font": {"size": 18}, "showarrow": false, "text": "NS", "x": 0.7625, "xanchor": "center", "xref": "paper", "y": 0.175, "yanchor": "bottom", "yref": "paper"}], "height": 2000, "shapes": [{"line": {"color": "black", "dash": "dash", "width": 1}, "type": "line", "x0": 0, "x1": 1, "xref": "x domain", "y0": 1.17, "y1": 1.17, "yref": "y"}, {"line": {"color": "black", "dash": "dash", "width": 1}, "type": "line", "x0": 0, "x1": 1, "xref": "x2 domain", "y0": 1.17, "y1": 1.17, "yref": "y2"}, {"line": {"color": "black", "dash": "dash", "width": 1}, "type": "line", "x0": 0, "x1": 1, "xref": "x3 domain", "y0": 1.17, "y1": 1.17, "yref": "y3"}, {"line": {"color": "black", "dash": "dash", "width": 1}, "type": "line", "x0": 0, "x1": 1, "xref": "x4 domain", "y0": 1.17, "y1": 1.17, "yref": "y4"}, {"line": {"color": "black", "dash": "dash", "width": 1}, "type": "line", "x0": 0, "x1": 1, "xref": "x5 domain", "y0": 1.17, "y1": 1.17, "yref": "y5"}, {"line": {"color": "black", "dash": "dash", "width": 1}, "type": "line", "x0": 0, "x1": 1, "xref": "x6 domain", "y0": 1.17, "y1": 1.17, "yref": "y6"}, {"line": {"color": "black", "dash": "dash", "width": 1}, "type": "line", "x0": 0, "x1": 1, "xref": "x7 domain", "y0": 1.17, "y1": 1.17, "yref": "y7"}, {"line": {"color": "black", "dash": "dash", "width": 1}, "type": "line", "x0": 0, "x1": 1, "xref": "x8 domain", "y0": 1.17, "y1": 1.17, "yref": "y8"}], "width": 1150, "xaxis": {"anchor": "y", "autorange": true, "domain": [0, 0.475], "range": [-0.7428, 10.74], "tickangle": -55, "tickfont": {"size": 16}, "type": "category"}, "xaxis2": {"anchor": "y2", "autorange": true, "domain": [0.525, 1], "range": [-0.6685, 9.668], "tickangle": -55, "tickfont": {"size": 16}, "type": "category"}, "xaxis3": {"anchor": "y3", "autorange": true, "domain": [0, 0.475], "range": [-0.6685, 9.668], "tickangle": -55, "tickfont": {"size": 16}, "type": "category"}, "xaxis4": {"anchor": "y4", "autorange": true, "domain": [0.525, 1], "range": [-0.6685, 9.668], "tickangle": -55, "tickfont": {"size": 16}, "type": "category"}, "xaxis5": {"anchor": "y5", "autorange": true, "domain": [0, 0.475], "range": [-0.6685, 9.668], "tickangle": -55, "tickfont": {"size": 16}, "type": "category"}, "xaxis6": {"anchor": "y6", "autorange": true, "domain": [0.525, 1], "range": [-0.7428, 10.74], "tickangle": -55, "tickfont": {"size": 16}, "type": "category"}, "xaxis7": {"anchor": "y7", "autorange": true, "domain": [0, 0.475], "range": [-0.5942, 8.594], "tickangle": -55, "tickfont": {"size": 16}, "type": "category"}, "xaxis8": {"anchor": "y8", "autorange": true, "domain": [0.525, 1], "range": [-0.3714, 5.371], "tickangle": -55, "tickfont": {"size": 16}, "type": "category"}, "yaxis": {"anchor": "x", "autorange": true, "domain": [0.825, 1], "matches": "y7", "range": [-1.075, 9.573], "showticklabels": true, "tickfont": {"size": 14}, "title": {"text": "Adaptive Muts per Codon per Year (x10^-3)"}, "type": "linear"}, "yaxis2": {"anchor": "x2", "autorange": true, "domain": [0.825, 1], "matches": "y7", "range": [-1.075, 9.573], "showticklabels": true, "tickfont": {"size": 14}, "type": "linear"}, "yaxis3": {"anchor": "x3", "autorange": true, "domain": [0.55, 0.725], "matches": "y7", "range": [-1.075, 9.573], "showticklabels": true, "tickfont": {"size": 14}, "title": {"text": "Adaptive Muts per Codon per Year (x10^-3)"}, "type": "linear"}, "yaxis4": {"anchor": "x4", "autorange": true, "domain": [0.55, 0.725], "matches": "y7", "range": [-1.075, 9.573], "showticklabels": true, "tickfont": {"size": 14}, "type": "linear"}, "yaxis5": {"anchor": "x5", "autorange": true, "domain": [0.275, 0.45], "matches": "y7", "range": [-1.075, 9.573], "showticklabels": true, "tickfont": {"size": 14}, "title": {"text": "Adaptive Muts per Codon per Year (x10^-3)"}, "type": "linear"}, "yaxis6": {"anchor": "x6", "autorange": true, "domain": [0.275, 0.45], "matches": "y7", "range": [-1.075, 9.573], "showticklabels": true, "tickfont": {"size": 14}, "type": "linear"}, "yaxis7": {"anchor": "x7", "autorange": true, "domain": [0, 0.175], "range": [-1.075, 9.573], "showticklabels": true, "tickfont": {"size": 14}, "title": {"text": "Adaptive Muts per Codon per Year (x10^-3)"}, "type": "linear"}, "yaxis8": {"anchor": "x8", "autorange": true, "domain": [0, 0.175], "matches": "y7", "range": [-1.075, 9.573], "showticklabels": true, "tickfont": {"size": 14}, "type": "linear"}}}
